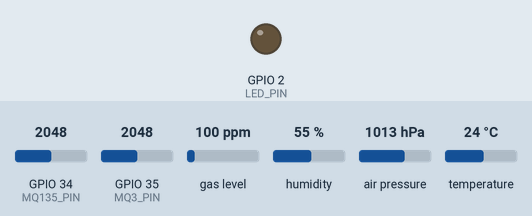
Simulated run of this sketch. Board: ESP32. Parts: output pins drawn as LEDs (lit = HIGH). The inputs (shaded band) are chosen by the test bench; at power-on: GPIO 34 (MQ135_PIN) = 2048, GPIO 35 (MQ3_PIN) = 2048, gas level 100 ppm, humidity 55 %, air pressure 1013 hPa, temperature 24 °C (analog values on the 0–4095 scale). What the sketch prints to the serial monitor is not drawn.

Above: at 0.05 s.
Timing chart, 0 to 4.6 s (numbered marks = the images above):
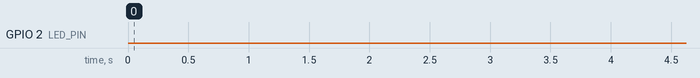

The sketch:

esp32_serial.ino
```cpp
/*
 * Spice Purity ESP32 - Serial Output
 * Outputs sensor data via Serial for PC server processing
 *
 * Hardware:
 * - ESP32 DevKit
 * - BME688 on I2C (SDA=21, SCL=22)
 * - MQ135 on GPIO34 (ADC)
 * - MQ3 on GPIO35 (ADC)
 *
 * Connect USB to PC and run serial_bridge.py
 */

#include <Wire.h>
#include <Adafruit_Sensor.h>
#include "Adafruit_BME680.h"

// ============================================================
// PIN DEFINITIONS
// ============================================================
#define MQ135_PIN 34
#define MQ3_PIN 35
#define I2C_SDA 21
#define I2C_SCL 22
#define LED_PIN 2  // Built-in LED

// ============================================================
// SENSOR CALIBRATION
// ============================================================
#define MQ135_R0 10.0       // Calibrated R0 in kOhm
#define MQ135_RL 1.0        // Load resistance in kOhm
#define MQ3_R0 10.0
#define MQ3_RL 1.0

// ============================================================
// TIMING
// ============================================================
#define WARMUP_SECONDS 60
#define READ_INTERVAL_MS 2000  // Read every 2 seconds

// ============================================================
// GLOBAL VARIABLES
// ============================================================
Adafruit_BME680 bme;
unsigned long startTime = 0;
unsigned long lastReadTime = 0;
bool isWarmedUp = false;
int readingCount = 0;

// ============================================================
// SETUP
// ============================================================
void setup() {
    Serial.begin(115200);
    while (!Serial) delay(10);

    pinMode(LED_PIN, OUTPUT);
    digitalWrite(LED_PIN, LOW);

    Serial.println();
    Serial.println("========================================");
    Serial.println("SPICE PURITY TESTER - Serial Mode");
    Serial.println("========================================");
    Serial.println("Connect this device to PC and run:");
    Serial.println("  python serial_bridge.py");
    Serial.println("========================================");

    // Initialize I2C
    Wire.begin(I2C_SDA, I2C_SCL);

    // Initialize BME688
    if (!bme.begin()) {
        Serial.println("ERROR: BME688 not found!");
        while (1) {
            digitalWrite(LED_PIN, !digitalRead(LED_PIN));
            delay(100);
        }
    }
    Serial.println("BME688: OK");

    // Configure BME688
    bme.setTemperatureOversampling(BME680_OS_8X);
    bme.setHumidityOversampling(BME680_OS_2X);
    bme.setPressureOversampling(BME680_OS_4X);
    bme.setIIRFilterSize(BME680_FILTER_SIZE_3);
    bme.setGasHeater(320, 150);

    // Initialize ADC
    analogReadResolution(12);
    pinMode(MQ135_PIN, INPUT);
    pinMode(MQ3_PIN, INPUT);
    Serial.println("MQ Sensors: OK");

    startTime = millis();
    Serial.println();
    Serial.println("Warming up sensors (60 seconds)...");
    Serial.println("========================================");
}

// ============================================================
// SENSOR READING FUNCTIONS
// ============================================================
float readMQ135_Ratio() {
    int raw = analogRead(MQ135_PIN);
    float voltage = raw * (3.3 / 4095.0);

    if (voltage <= 0.01) return 999.0;

    float rs = MQ135_RL * (3.3 - voltage) / voltage;
    return rs / MQ135_R0;
}

float readMQ3_Voltage() {
    int raw = analogRead(MQ3_PIN);
    return raw * (3.3 / 4095.0);
}

float readGasResistance_kOhm() {
    if (bme.performReading()) {
        return bme.gas_resistance / 1000.0;
    }
    return -1;
}

// ============================================================
// MAIN LOOP
// ============================================================
void loop() {
    unsigned long now = millis();
    unsigned long elapsed = (now - startTime) / 1000;

    // Check warmup status
    if (!isWarmedUp && elapsed >= WARMUP_SECONDS) {
        isWarmedUp = true;
        Serial.println();
        Serial.println("========================================");
        Serial.println("SENSORS READY - Starting data output");
        Serial.println("========================================");
        Serial.println();
        digitalWrite(LED_PIN, HIGH);
    }

    // Read and output at interval
    if (now - lastReadTime >= READ_INTERVAL_MS) {
        lastReadTime = now;

        // Read sensors
        float mq135_ratio = readMQ135_Ratio();
        float mq3_voltage = readMQ3_Voltage();
        float gas_resistance = readGasResistance_kOhm();

        if (!isWarmedUp) {
            // During warmup, show countdown
            int remaining = WARMUP_SECONDS - elapsed;
            Serial.print("Warmup: ");
            Serial.print(remaining);
            Serial.print("s | Gas: ");
            Serial.print(gas_resistance, 1);
            Serial.println(" kOhm");
        } else {
            // Output in parseable format
            // Format: "MQ135 Ratio: X.XX | MQ3: X.XXV | Gas: XX.XX kΩ"
            readingCount++;

            Serial.print("[");
            Serial.print(readingCount);
            Serial.print("] MQ135 Ratio: ");
            Serial.print(mq135_ratio, 2);
            Serial.print(" | MQ3: ");
            Serial.print(mq3_voltage, 3);
            Serial.print("V | Gas: ");
            Serial.print(gas_resistance, 2);
            Serial.println(" kOhm");

            // Blink LED to indicate data sent
            digitalWrite(LED_PIN, LOW);
            delay(50);
            digitalWrite(LED_PIN, HIGH);
        }
    }
}
```
